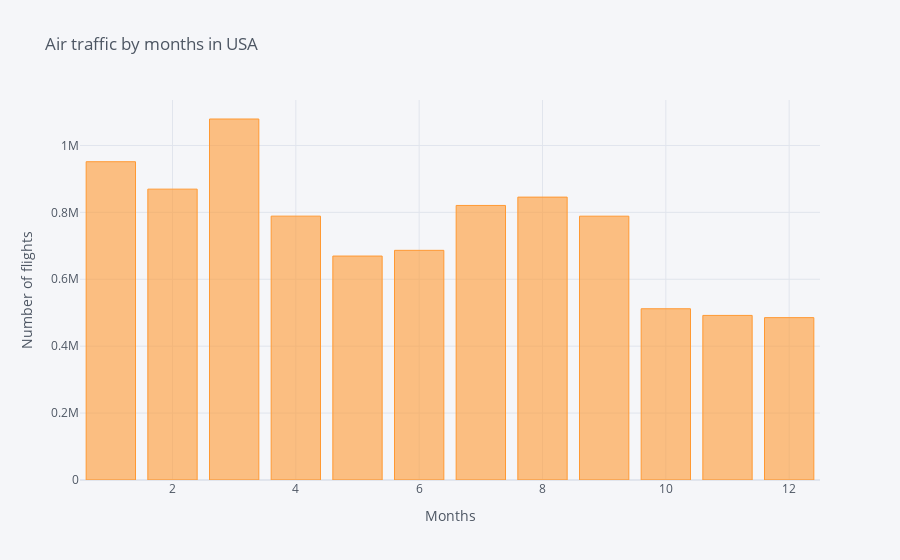

Notebook code cell kept with this figure:
### Code cell
total_busy_month.iplot(kind='bar',
                       title='Air traffic by months in USA',
                       xTitle='Months',
                       yTitle='Number of flights')

### Figure 1 — Plotly figure (JSON) as saved in the notebook; plotly's stock layout.template omitted (floating-point values rounded to 4 significant figures)
{"data": [{"marker": {"color": "rgba(255, 153, 51, 0.6)", "line": {"color": "rgba(255, 153, 51, 1.0)", "width": 1}}, "name": "OP_CARRIER", "orientation": "v", "text": "", "type": "bar", "x": [1, 2, 3, 4, 5, 6, 7, 8, 9, 10, 11, 12], "y": [951343, 869432, 1079049, 788730, 669380, 686506, 820656, 845583, 788565, 511854, 491924, 485309]}], "layout": {"legend": {"bgcolor": "#F5F6F9", "font": {"color": "#4D5663"}}, "paper_bgcolor": "#F5F6F9", "plot_bgcolor": "#F5F6F9", "title": {"font": {"color": "#4D5663"}, "text": "Air traffic by months in USA"}, "xaxis": {"gridcolor": "#E1E5ED", "showgrid": true, "tickfont": {"color": "#4D5663"}, "title": {"font": {"color": "#4D5663"}, "text": "Months"}, "zerolinecolor": "#E1E5ED"}, "yaxis": {"gridcolor": "#E1E5ED", "showgrid": true, "tickfont": {"color": "#4D5663"}, "title": {"font": {"color": "#4D5663"}, "text": "Number of flights"}, "zerolinecolor": "#E1E5ED"}}}
